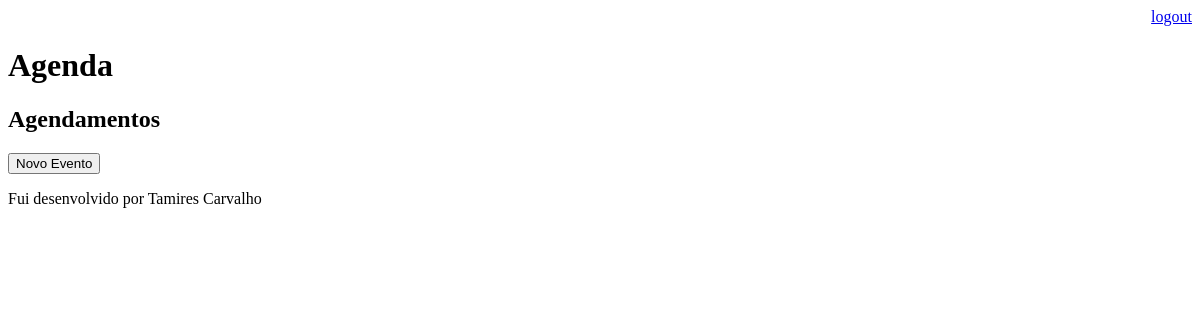
/agenda/ (signed in), run on an earlier commit of the app's database.
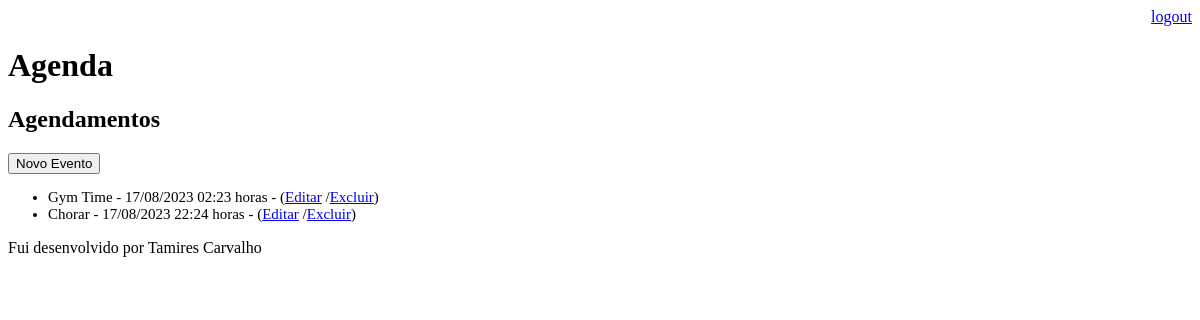
And on a later commit of the database.
### core/models.py (models this page shows, shortened)
class Evento(models.Model):
    titulo = models.CharField(max_length=100)
    descricao = models.TextField(blank=True, null=True)
    local = models.CharField(max_length=30)
    nome = models.CharField(max_length=20)
    data_evento = models.DateTimeField(verbose_name='Data do Evento')
    data_criacao = models.DateTimeField(auto_now=True)
    usuario = models.ForeignKey(User, on_delete=models.CASCADE)
    class Meta:
        db_table = 'evento'
    def get_data_evento(self):
        return self.data_evento.strftime('%d/%m/%Y %H:%M horas')

### core/views.py (the view)
# urls.py: path('agenda/', views.lista_eventos),
@login_required(login_url='/login')
def lista_eventos(request):
    usuario = request.user
    data_atual = datetime.now()
    evento = Evento.objects.filter(usuario=usuario,
                                   data_evento__gt=data_atual)
    data = {'eventos': evento}
    return render(request, 'agenda.html', data)

### templates/agenda.html
{% extends "model_page.html" %}
{% block content %}
    <h2>Agendamentos</h2>
    <a href="evento/">
    <button type="button">Novo Evento</button>
    </a>
    <ul style="font-size: 15px">
        {% for evento in eventos %}
            <li>
                <div>
                    {{evento.titulo}} - {{evento.get_data_evento}} - {{ evento.local}}
                    (<a href="evento/?id={{evento.id}}">Editar</a>
                    /<a href="evento/delete/{{evento.id}}/">Excluir</a>)
                </div>
            </li>
        {% endfor %}
    </ul>
{% endblock %}

What changed in the data, as far as the page shows it:
added Evento: titulo "Gym Time", get_data_evento "17/08/2023 02:23 horas"
added Evento: titulo "Chorar", get_data_evento "17/08/2023 22:24 horas"
